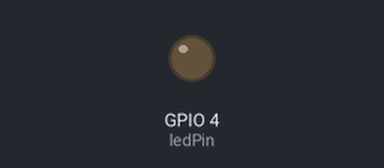
Bench run of a sketch on a simulated ESP32. On the bench: output pins drawn as LEDs (lit = HIGH).

Above: at 0.05 s.
At 1.25 s:
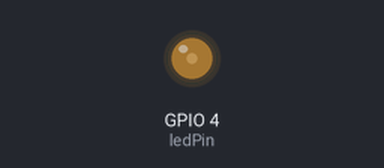
At 2.5 s:
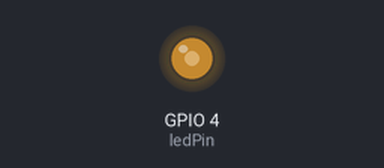
At 5.0 s:
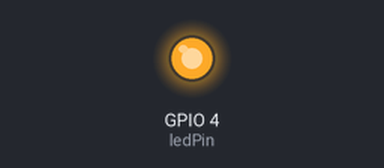
Timing chart, 0 to 6.5 s (numbered marks = the images above):
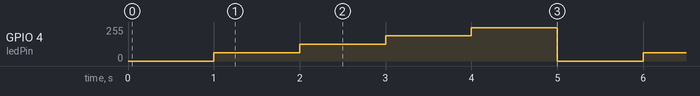

Measured:
- by itself, GPIO 4 (ledPin): repeats every 5.0 s: 126/255 1.0 s, 188/255 1.0 s, 251/255 1.0 s, 0/255 1.0 s, 63/255 1.0 s

The sketch:

6.1_pwm.ino
```cpp
const int freq = 5000;
const byte ledChannel = 0;
const byte resolution = 8;
const byte ledPin = 4;
void setup()
{
  ledcSetup(ledChannel, freq, resolution);
  ledcAttachPin(ledPin, ledChannel);
}
void loop()
{
  for (int dutyCycle = 0; dutyCycle <= 255; dutyCycle += 63) {
    ledcWrite(ledChannel, dutyCycle);
    delay(1000);
  }
}
```
